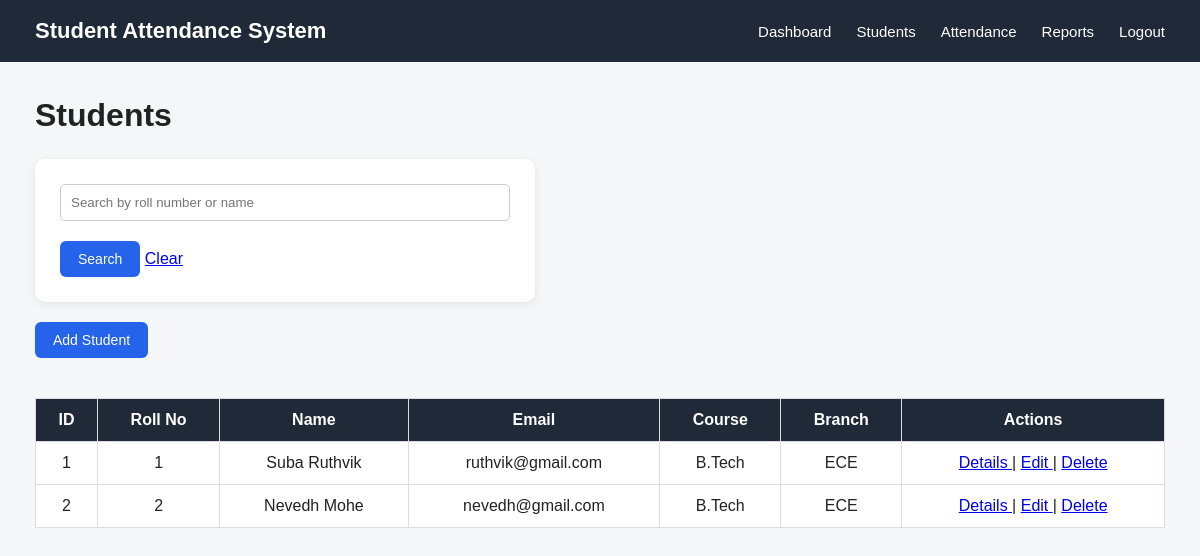
The app's page /students (signed in) with its own data.
### tables this page shows
CREATE TABLE students (
    id INTEGER PRIMARY KEY AUTOINCREMENT,
    roll_no TEXT UNIQUE NOT NULL,
    name TEXT NOT NULL,
    email TEXT,
    course TEXT,
    branch TEXT
);

### app.py (the view)
@app.route("/students")
def students():
    if "user_id" not in session:
        return redirect(url_for("login"))
    conn = get_db()
    search = request.args.get("search", "")
    students = conn.execute(
        """
        SELECT * FROM students
        WHERE roll_no LIKE ?
        OR name LIKE ?
        """,
        (f"%{search}%", f"%{search}%")
    ).fetchall()
    conn.close()
    return render_template(
        "students.html",
        students=students,
        search=search
    )

### app.py (called while the page is built)
def get_db():
    conn = sqlite3.connect(DATABASE)
    conn.row_factory = sqlite3.Row
    return conn

### templates/students.html (shortened to what this page needs)
{% extends "base.html" %}
{% block content %}
<h1>Students</h1>
<form method="GET" action="{{ url_for('students') }}">
    <input
        type="text"
        name="search"
        placeholder="Search by roll number or name"
        value="{{ search }}"
    >
    <button type="submit">
        Search
    </button>
<a href="{{ url_for('students') }}">
    Clear
</a>
</form>
<div class="students-actions">
    <a href="{{ url_for('add_student') }}">
        <button>Add Student</button>
    </a>
</div>
<div class="table-container">
<table>
    <thead>
        <tr>
            <th>ID</th>
            <th>Roll No</th>
            <th>Name</th>
            <th>Email</th>
            <th>Course</th>
            <th>Branch</th>
            <th>Actions</th>
        </tr>
    </thead>
    <tbody>
        {% for student in students %}
        <tr>
            <td>{{ student["id"] }}</td>
            <td>{{ student["roll_no"] }}</td>
            <td>{{ student["name"] }}</td>
            <td>{{ student["email"] }}</td>
            <td>{{ student["course"] }}</td>
            <td>{{ student["branch"] }}</td>
         <td>
    <a href="{{ url_for('student_details', id=student['id']) }}">
        Details
    </a>
    |
    <a href="{{ url_for('edit_student', id=student['id']) }}">
        Edit
    </a>
    |
    <a
        href="{{ url_for('delete_student', id=student['id']) }}"
        class="delete-link"
    >
        Delete
    </a>
</td>
        </tr>
        {% endfor %}
    </tbody>
</table>
</div>
{% endblock %}

### static/css/style.css (style rules this page uses)
* { margin: 0; padding: 0; box-sizing: border-box; }
body { font-family: Arial, Helvetica, sans-serif; background-color: #f4f6f8; color: #222; }
h1 { margin-bottom: 25px; }
button { background-color: #2563eb; color: white; border: none; border-radius: 6px; padding: 10px 18px; cursor: pointer; font-size: 14px; }
table { width: 100%; border-collapse: collapse; background-color: white; margin-top: 20px; }
th, td { padding: 12px; border: 1px solid #ddd; text-align: center; }
th { background-color: #1f2937; color: white; }
form { background-color: white; padding: 25px; border-radius: 10px; max-width: 500px; box-shadow: 0 2px 8px rgba(0, 0, 0, 0.08); }
input, select { width: 100%; padding: 10px; border: 1px solid #ccc; border-radius: 5px; }
form button { margin-top: 20px; }
.table-container { width: 100%; overflow-x: auto; }
.students-actions { margin-top: 20px; margin-bottom: 20px; }

### records on screen
students: id "1", roll_no "1", name "Suba Ruthvik", email "ruthvik@gmail.com", course "B.Tech", branch "ECE"
students: id "2", roll_no "2", name "Nevedh Mohe", email "nevedh@gmail.com", course "B.Tech", branch "ECE"
